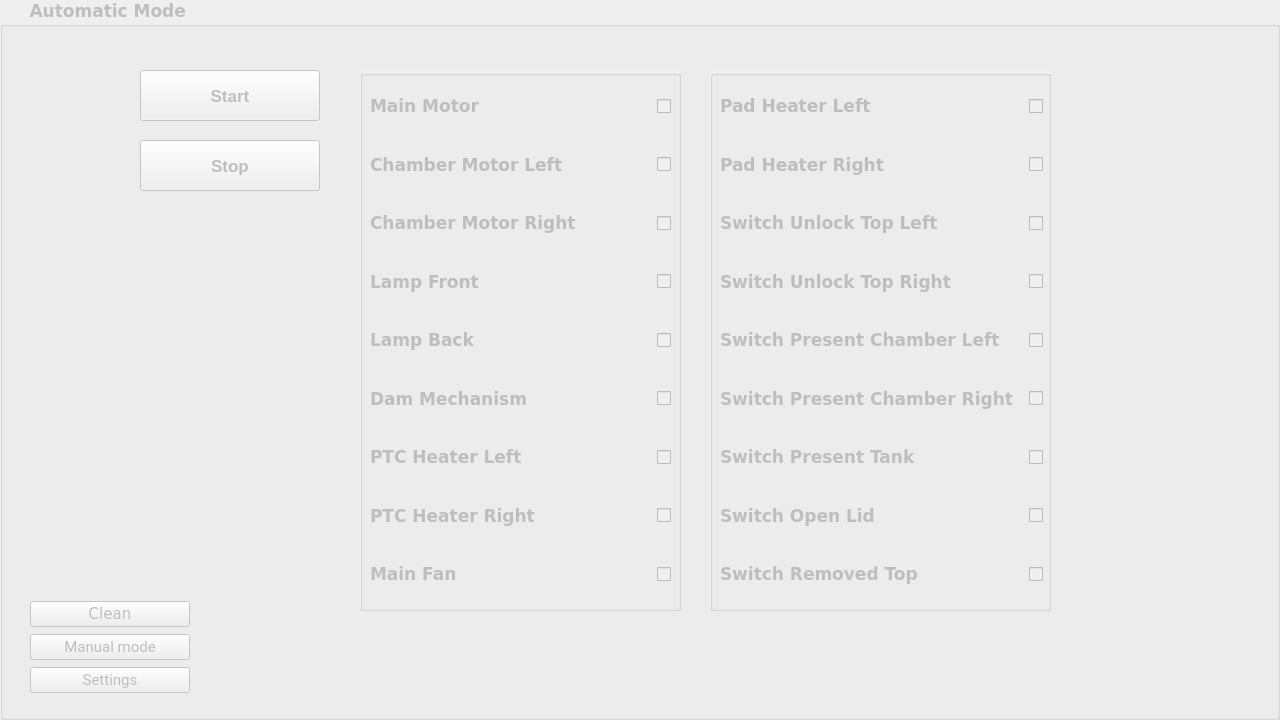
<?xml version="1.0" encoding="UTF-8"?>
<ui version="4.0">
 <class>Automatic</class>
 <widget class="QWidget" name="Automatic">
  <property name="geometry">
   <rect>
    <x>0</x>
    <y>0</y>
    <width>1280</width>
    <height>720</height>
   </rect>
  </property>
  <property name="windowTitle">
   <string>Form</string>
  </property>
  <widget class="QGroupBox" name="grBox_AutomaticMode">
   <property name="enabled">
    <bool>false</bool>
   </property>
   <property name="geometry">
    <rect>
     <x>0</x>
     <y>0</y>
     <width>1280</width>
     <height>720</height>
    </rect>
   </property>
   <property name="font">
    <font>
     <family>Verdana</family>
     <pointsize>13</pointsize>
     <weight>75</weight>
     <bold>true</bold>
     <kerning>true</kerning>
    </font>
   </property>
   <property name="autoFillBackground">
    <bool>true</bool>
   </property>
   <property name="title">
    <string>     Automatic Mode</string>
   </property>
   <property name="flat">
    <bool>true</bool>
   </property>
   <widget class="QGroupBox" name="grBox_Automatic1">
    <property name="geometry">
     <rect>
      <x>710</x>
      <y>70</y>
      <width>341</width>
      <height>541</height>
     </rect>
    </property>
    <property name="autoFillBackground">
     <bool>true</bool>
    </property>
    <property name="title">
     <string/>
    </property>
    <property name="flat">
     <bool>false</bool>
    </property>
    <property name="checkable">
     <bool>false</bool>
    </property>
    <widget class="QWidget" name="verticalLayoutWidget_3">
     <property name="geometry">
      <rect>
       <x>10</x>
       <y>10</y>
       <width>323</width>
       <height>521</height>
      </rect>
     </property>
     <layout class="QVBoxLayout" name="verticalLayout_Automatic1">
      <item>
       <layout class="QHBoxLayout" name="hLayout_PadHeaterLeft">
        <property name="spacing">
         <number>3</number>
        </property>
        <item>
         <widget class="QLabel" name="label_PadHeaterLeft">
          <property name="font">
           <font>
            <pointsize>13</pointsize>
            <weight>75</weight>
            <bold>true</bold>
           </font>
          </property>
          <property name="text">
           <string>Pad Heater Left</string>
          </property>
         </widget>
        </item>
        <item>
         <spacer name="verticalPadHeaterLeft">
          <property name="orientation">
           <enum>Qt::Vertical</enum>
          </property>
          <property name="sizeHint" stdset="0">
           <size>
            <width>10</width>
            <height>40</height>
           </size>
          </property>
         </spacer>
        </item>
        <item>
         <widget class="QCheckBox" name="checkBox_PadHeaterLeft">
          <property name="font">
           <font>
            <family>MS Shell Dlg 2</family>
            <pointsize>10</pointsize>
            <weight>50</weight>
            <italic>false</italic>
            <bold>false</bold>
            <underline>false</underline>
            <strikeout>false</strikeout>
            <kerning>true</kerning>
           </font>
          </property>
          <property name="layoutDirection">
           <enum>Qt::RightToLeft</enum>
          </property>
          <property name="text">
           <string/>
          </property>
         </widget>
        </item>
       </layout>
      </item>
      <item>
       <layout class="QHBoxLayout" name="hLayout_PadHeaterRight">
        <property name="spacing">
         <number>3</number>
        </property>
        <item>
         <widget class="QLabel" name="label_PadHeaterRight">
          <property name="font">
           <font>
            <pointsize>13</pointsize>
            <weight>75</weight>
            <bold>true</bold>
           </font>
          </property>
          <property name="text">
           <string>Pad Heater Right</string>
          </property>
         </widget>
        </item>
        <item>
         <spacer name="verticalPadHeaterRight">
          <property name="orientation">
           <enum>Qt::Vertical</enum>
          </property>
          <property name="sizeHint" stdset="0">
           <size>
            <width>10</width>
            <height>40</height>
           </size>
          </property>
         </spacer>
        </item>
        <item>
         <widget class="QCheckBox" name="checkBox_PadHeaterRight">
          <property name="font">
           <font>
            <family>MS Shell Dlg 2</family>
            <pointsize>10</pointsize>
            <weight>50</weight>
            <italic>false</italic>
            <bold>false</bold>
            <underline>false</underline>
            <strikeout>false</strikeout>
            <kerning>true</kerning>
           </font>
          </property>
          <property name="layoutDirection">
           <enum>Qt::RightToLeft</enum>
          </property>
          <property name="text">
           <string/>
          </property>
         </widget>
        </item>
       </layout>
      </item>
      <item>
       <layout class="QHBoxLayout" name="hLayout_SwitchUnlockTopLeft">
        <property name="spacing">
         <number>3</number>
        </property>
        <item>
         <widget class="QLabel" name="label_SwitchUnlockTopLeft">
          <property name="font">
           <font>
            <pointsize>13</pointsize>
            <weight>75</weight>
            <bold>true</bold>
           </font>
          </property>
          <property name="text">
           <string>Switch Unlock Top Left</string>
          </property>
         </widget>
        </item>
        <item>
         <spacer name="verticalSwitchUnlockTopLeft">
          <property name="orientation">
           <enum>Qt::Vertical</enum>
          </property>
          <property name="sizeHint" stdset="0">
           <size>
            <width>10</width>
            <height>40</height>
           </size>
          </property>
         </spacer>
        </item>
        <item>
         <widget class="QCheckBox" name="checkBox_SwitchUnlockTopLeft">
          <property name="font">
           <font>
            <family>MS Shell Dlg 2</family>
            <pointsize>10</pointsize>
            <weight>50</weight>
            <italic>false</italic>
            <bold>false</bold>
            <underline>false</underline>
            <strikeout>false</strikeout>
            <kerning>true</kerning>
           </font>
          </property>
          <property name="layoutDirection">
           <enum>Qt::RightToLeft</enum>
          </property>
          <property name="text">
           <string/>
          </property>
         </widget>
        </item>
       </layout>
      </item>
      <item>
       <layout class="QHBoxLayout" name="hLayout_SwitchUnlockTopRight">
        <property name="spacing">
         <number>3</number>
        </property>
        <item>
         <widget class="QLabel" name="label_SwitchUnlockTopRight">
          <property name="font">
           <font>
            <pointsize>13</pointsize>
            <weight>75</weight>
            <bold>true</bold>
           </font>
          </property>
          <property name="text">
           <string>Switch Unlock Top Right</string>
          </property>
         </widget>
        </item>
        <item>
         <spacer name="verticalUnlockTopRight">
          <property name="orientation">
           <enum>Qt::Vertical</enum>
          </property>
          <property name="sizeHint" stdset="0">
           <size>
            <width>10</width>
            <height>40</height>
           </size>
          </property>
         </spacer>
        </item>
        <item>
         <widget class="QCheckBox" name="checkBox_SwitchUnlockTopRight">
          <property name="font">
           <font>
            <family>MS Shell Dlg 2</family>
            <pointsize>10</pointsize>
            <weight>50</weight>
            <italic>false</italic>
            <bold>false</bold>
            <underline>false</underline>
            <strikeout>false</strikeout>
            <kerning>true</kerning>
           </font>
          </property>
          <property name="layoutDirection">
           <enum>Qt::RightToLeft</enum>
          </property>
          <property name="text">
           <string/>
          </property>
         </widget>
        </item>
       </layout>
      </item>
      <item>
       <layout class="QHBoxLayout" name="hLayout_SwitchPresentChamberLeft">
        <property name="spacing">
         <number>3</number>
        </property>
        <item>
         <widget class="QLabel" name="label_SwitchPresentChamberLeft">
          <property name="font">
           <font>
            <pointsize>13</pointsize>
            <weight>75</weight>
            <bold>true</bold>
           </font>
          </property>
          <property name="text">
           <string>Switch Present Chamber Left</string>
          </property>
         </widget>
        </item>
        <item>
         <spacer name="verticalSpacerSwitchPresentChamberLeft">
          <property name="orientation">
           <enum>Qt::Vertical</enum>
          </property>
          <property name="sizeHint" stdset="0">
           <size>
            <width>10</width>
            <height>40</height>
           </size>
          </property>
         </spacer>
        </item>
        <item>
         <widget class="QCheckBox" name="checkBox_SwitchPresentChamberLeft">
          <property name="sizeIncrement">
           <size>
            <width>0</width>
            <height>0</height>
           </size>
          </property>
          <property name="font">
           <font>
            <family>MS Shell Dlg 2</family>
            <pointsize>10</pointsize>
            <weight>50</weight>
            <italic>false</italic>
            <bold>false</bold>
            <underline>false</underline>
            <strikeout>false</strikeout>
            <kerning>true</kerning>
           </font>
          </property>
          <property name="layoutDirection">
           <enum>Qt::RightToLeft</enum>
          </property>
          <property name="text">
           <string/>
          </property>
         </widget>
        </item>
       </layout>
      </item>
      <item>
       <layout class="QHBoxLayout" name="hLayout_SwitchPresentChamberRigh">
        <property name="spacing">
         <number>3</number>
        </property>
        <item>
         <widget class="QLabel" name="label_SwitchPresentChamberRight">
          <property name="font">
           <font>
            <pointsize>13</pointsize>
            <weight>75</weight>
            <bold>true</bold>
           </font>
          </property>
          <property name="text">
           <string>Switch Present Chamber Right</string>
          </property>
         </widget>
        </item>
        <item>
         <spacer name="verticalSpacerSwitchPresentChamberRight">
          <property name="orientation">
           <enum>Qt::Vertical</enum>
          </property>
          <property name="sizeHint" stdset="0">
           <size>
            <width>10</width>
            <height>40</height>
           </size>
          </property>
         </spacer>
        </item>
        <item>
         <widget class="QCheckBox" name="checkBox_SwitchPresentChamberRight">
          <property name="font">
           <font>
            <family>MS Shell Dlg 2</family>
            <pointsize>10</pointsize>
            <weight>50</weight>
            <italic>false</italic>
            <bold>false</bold>
            <underline>false</underline>
            <strikeout>false</strikeout>
            <kerning>true</kerning>
           </font>
          </property>
          <property name="layoutDirection">
           <enum>Qt::RightToLeft</enum>
          </property>
          <property name="text">
           <string/>
          </property>
         </widget>
        </item>
       </layout>
      </item>
      <item>
       <layout class="QHBoxLayout" name="hLayout_SwitchPresentTank">
        <property name="spacing">
         <number>3</number>
        </property>
        <item>
         <widget class="QLabel" name="label_SwitchPresentTank">
          <property name="font">
           <font>
            <pointsize>13</pointsize>
            <weight>75</weight>
            <bold>true</bold>
           </font>
          </property>
          <property name="text">
           <string>Switch Present Tank</string>
          </property>
         </widget>
        </item>
        <item>
         <spacer name="verticalSwitchPresentTank">
          <property name="orientation">
           <enum>Qt::Vertical</enum>
          </property>
          <property name="sizeHint" stdset="0">
           <size>
            <width>10</width>
            <height>40</height>
           </size>
          </property>
         </spacer>
        </item>
        <item>
         <widget class="QCheckBox" name="checkBox_SwitchPresentTank">
          <property name="font">
           <font>
            <family>MS Shell Dlg 2</family>
            <pointsize>10</pointsize>
            <weight>50</weight>
            <italic>false</italic>
            <bold>false</bold>
            <underline>false</underline>
            <strikeout>false</strikeout>
            <kerning>true</kerning>
           </font>
          </property>
          <property name="layoutDirection">
           <enum>Qt::RightToLeft</enum>
          </property>
          <property name="text">
           <string/>
          </property>
         </widget>
        </item>
       </layout>
      </item>
      <item>
       <layout class="QHBoxLayout" name="hLayout_SwitchOpenLid">
        <property name="spacing">
         <number>3</number>
        </property>
        <item>
         <widget class="QLabel" name="label_SwitchOpenLid">
          <property name="font">
           <font>
            <pointsize>13</pointsize>
            <weight>75</weight>
            <bold>true</bold>
           </font>
          </property>
          <property name="text">
           <string>Switch Open Lid</string>
          </property>
         </widget>
        </item>
        <item>
         <spacer name="verticalSwitchOpenLid">
          <property name="orientation">
           <enum>Qt::Vertical</enum>
          </property>
          <property name="sizeHint" stdset="0">
           <size>
            <width>10</width>
            <height>40</height>
           </size>
          </property>
         </spacer>
        </item>
        <item>
         <widget class="QCheckBox" name="checkBox_SwitchOpenLid">
          <property name="font">
           <font>
            <family>MS Shell Dlg 2</family>
            <pointsize>10</pointsize>
            <weight>50</weight>
            <italic>false</italic>
            <bold>false</bold>
            <underline>false</underline>
            <strikeout>false</strikeout>
            <kerning>true</kerning>
           </font>
          </property>
          <property name="layoutDirection">
           <enum>Qt::RightToLeft</enum>
          </property>
          <property name="text">
           <string/>
          </property>
         </widget>
        </item>
       </layout>
      </item>
      <item>
       <layout class="QHBoxLayout" name="hLayout_SwitchRemovedTop">
        <property name="spacing">
         <number>3</number>
        </property>
        <item>
         <widget class="QLabel" name="label_SwitchRemovedTop">
          <property name="font">
           <font>
            <pointsize>13</pointsize>
            <weight>75</weight>
            <bold>true</bold>
           </font>
          </property>
          <property name="text">
           <string>Switch Removed Top</string>
          </property>
         </widget>
        </item>
        <item>
         <spacer name="verticalSwitchRemovedTop">
          <property name="orientation">
           <enum>Qt::Vertical</enum>
          </property>
          <property name="sizeHint" stdset="0">
           <size>
            <width>10</width>
            <height>40</height>
           </size>
          </property>
         </spacer>
        </item>
        <item>
         <widget class="QCheckBox" name="checkBox_SwitchRemovedTop">
          <property name="font">
           <font>
            <family>MS Shell Dlg 2</family>
            <pointsize>10</pointsize>
            <weight>50</weight>
            <italic>false</italic>
            <bold>false</bold>
            <underline>false</underline>
            <strikeout>false</strikeout>
            <kerning>true</kerning>
           </font>
          </property>
          <property name="layoutDirection">
           <enum>Qt::RightToLeft</enum>
          </property>
          <property name="text">
           <string/>
          </property>
         </widget>
        </item>
       </layout>
      </item>
     </layout>
    </widget>
   </widget>
   <widget class="QGroupBox" name="grBox_Automatic2">
    <property name="geometry">
     <rect>
      <x>360</x>
      <y>70</y>
      <width>321</width>
      <height>541</height>
     </rect>
    </property>
    <property name="autoFillBackground">
     <bool>true</bool>
    </property>
    <property name="title">
     <string/>
    </property>
    <property name="flat">
     <bool>false</bool>
    </property>
    <property name="checkable">
     <bool>false</bool>
    </property>
    <widget class="QWidget" name="verticalLayoutWidget_4">
     <property name="geometry">
      <rect>
       <x>10</x>
       <y>10</y>
       <width>301</width>
       <height>521</height>
      </rect>
     </property>
     <layout class="QVBoxLayout" name="verticalLayout_Automatic2">
      <item>
       <layout class="QHBoxLayout" name="hLayout_MainMotor">
        <property name="spacing">
         <number>3</number>
        </property>
        <item>
         <widget class="QLabel" name="label_MainMotor">
          <property name="font">
           <font>
            <pointsize>13</pointsize>
            <weight>75</weight>
            <bold>true</bold>
           </font>
          </property>
          <property name="text">
           <string>Main Motor</string>
          </property>
         </widget>
        </item>
        <item>
         <spacer name="verticalMainMotor">
          <property name="orientation">
           <enum>Qt::Vertical</enum>
          </property>
          <property name="sizeHint" stdset="0">
           <size>
            <width>10</width>
            <height>40</height>
           </size>
          </property>
         </spacer>
        </item>
        <item>
         <widget class="QCheckBox" name="checkBox_MainMotor">
          <property name="font">
           <font>
            <family>MS Shell Dlg 2</family>
            <pointsize>10</pointsize>
            <weight>50</weight>
            <italic>false</italic>
            <bold>false</bold>
            <underline>false</underline>
            <strikeout>false</strikeout>
            <kerning>true</kerning>
           </font>
          </property>
          <property name="layoutDirection">
           <enum>Qt::RightToLeft</enum>
          </property>
          <property name="text">
           <string/>
          </property>
         </widget>
        </item>
       </layout>
      </item>
      <item>
       <layout class="QHBoxLayout" name="hLayout_ChamberMotorLeft">
        <property name="spacing">
         <number>3</number>
        </property>
        <item>
         <widget class="QLabel" name="label_ChamberMotorLeft">
          <property name="font">
           <font>
            <pointsize>13</pointsize>
            <weight>75</weight>
            <bold>true</bold>
           </font>
          </property>
          <property name="text">
           <string>Chamber Motor Left</string>
          </property>
         </widget>
        </item>
        <item>
         <spacer name="verticalChamberMotorLeft">
          <property name="orientation">
           <enum>Qt::Vertical</enum>
          </property>
          <property name="sizeHint" stdset="0">
           <size>
            <width>10</width>
            <height>40</height>
           </size>
          </property>
         </spacer>
        </item>
        <item>
         <widget class="QCheckBox" name="checkBox_ChamberMotorLeft">
          <property name="font">
           <font>
            <family>MS Shell Dlg 2</family>
            <pointsize>10</pointsize>
            <weight>50</weight>
            <italic>false</italic>
            <bold>false</bold>
            <underline>false</underline>
            <strikeout>false</strikeout>
            <kerning>true</kerning>
           </font>
          </property>
          <property name="layoutDirection">
           <enum>Qt::RightToLeft</enum>
          </property>
          <property name="text">
           <string/>
          </property>
         </widget>
        </item>
       </layout>
      </item>
      <item>
       <layout class="QHBoxLayout" name="hLayout_ChamberMotorRight">
        <property name="spacing">
         <number>3</number>
        </property>
        <item>
         <widget class="QLabel" name="label_ChamberMotorRight">
          <property name="font">
           <font>
            <pointsize>13</pointsize>
            <weight>75</weight>
            <bold>true</bold>
           </font>
          </property>
          <property name="text">
           <string>Chamber Motor Right</string>
          </property>
         </widget>
        </item>
        <item>
         <spacer name="verticalSpacerChamberMotorRight">
          <property name="orientation">
           <enum>Qt::Vertical</enum>
          </property>
          <property name="sizeHint" stdset="0">
           <size>
            <width>10</width>
            <height>40</height>
           </size>
          </property>
         </spacer>
        </item>
        <item>
         <widget class="QCheckBox" name="checkBox_ChamberMotorRight">
          <property name="sizeIncrement">
           <size>
            <width>0</width>
            <height>0</height>
           </size>
          </property>
          <property name="font">
           <font>
            <family>MS Shell Dlg 2</family>
            <pointsize>10</pointsize>
            <weight>50</weight>
            <italic>false</italic>
            <bold>false</bold>
            <underline>false</underline>
            <strikeout>false</strikeout>
            <kerning>true</kerning>
           </font>
          </property>
          <property name="layoutDirection">
           <enum>Qt::RightToLeft</enum>
          </property>
          <property name="text">
           <string/>
          </property>
         </widget>
        </item>
       </layout>
      </item>
      <item>
       <layout class="QHBoxLayout" name="hLayout_LampFront">
        <property name="spacing">
         <number>3</number>
        </property>
        <item>
         <widget class="QLabel" name="label_LampFront">
          <property name="font">
           <font>
            <pointsize>13</pointsize>
            <weight>75</weight>
            <bold>true</bold>
           </font>
          </property>
          <property name="text">
           <string>Lamp Front</string>
          </property>
         </widget>
        </item>
        <item>
         <spacer name="verticalSpacerLampFront">
          <property name="orientation">
           <enum>Qt::Vertical</enum>
          </property>
          <property name="sizeHint" stdset="0">
           <size>
            <width>10</width>
            <height>40</height>
           </size>
          </property>
         </spacer>
        </item>
        <item>
         <widget class="QCheckBox" name="checkBox_LampFront">
          <property name="font">
           <font>
            <family>MS Shell Dlg 2</family>
            <pointsize>10</pointsize>
            <weight>50</weight>
            <italic>false</italic>
            <bold>false</bold>
            <underline>false</underline>
            <strikeout>false</strikeout>
            <kerning>true</kerning>
           </font>
          </property>
          <property name="layoutDirection">
           <enum>Qt::RightToLeft</enum>
          </property>
          <property name="text">
           <string/>
          </property>
         </widget>
        </item>
       </layout>
      </item>
      <item>
       <layout class="QHBoxLayout" name="hLayout_LampBack">
        <property name="spacing">
         <number>3</number>
        </property>
        <item>
         <widget class="QLabel" name="label_LampBack">
          <property name="font">
           <font>
            <pointsize>13</pointsize>
            <weight>75</weight>
            <bold>true</bold>
           </font>
          </property>
          <property name="text">
           <string>Lamp Back</string>
          </property>
         </widget>
        </item>
        <item>
         <spacer name="verticalLampBack">
          <property name="orientation">
           <enum>Qt::Vertical</enum>
          </property>
          <property name="sizeHint" stdset="0">
           <size>
            <width>10</width>
            <height>40</height>
           </size>
          </property>
         </spacer>
        </item>
        <item>
         <widget class="QCheckBox" name="checkBox_LampBack">
          <property name="font">
           <font>
            <family>MS Shell Dlg 2</family>
            <pointsize>10</pointsize>
            <weight>50</weight>
            <italic>false</italic>
            <bold>false</bold>
            <underline>false</underline>
            <strikeout>false</strikeout>
            <kerning>true</kerning>
           </font>
          </property>
          <property name="layoutDirection">
           <enum>Qt::RightToLeft</enum>
          </property>
          <property name="text">
           <string/>
          </property>
         </widget>
        </item>
       </layout>
      </item>
      <item>
       <layout class="QHBoxLayout" name="hLayout_DamMechanism">
        <property name="spacing">
         <number>3</number>
        </property>
        <item>
         <widget class="QLabel" name="label_DamMechanism">
          <property name="font">
           <font>
            <pointsize>13</pointsize>
            <weight>75</weight>
            <bold>true</bold>
           </font>
          </property>
          <property name="text">
           <string>Dam Mechanism</string>
          </property>
         </widget>
        </item>
        <item>
         <spacer name="verticalDamMechanism">
          <property name="orientation">
           <enum>Qt::Vertical</enum>
          </property>
          <property name="sizeHint" stdset="0">
           <size>
            <width>10</width>
            <height>40</height>
           </size>
          </property>
         </spacer>
        </item>
        <item>
         <widget class="QCheckBox" name="checkBox_DamMechanism">
          <property name="font">
           <font>
            <family>MS Shell Dlg 2</family>
            <pointsize>10</pointsize>
            <weight>50</weight>
            <italic>false</italic>
            <bold>false</bold>
            <underline>false</underline>
            <strikeout>false</strikeout>
            <kerning>true</kerning>
           </font>
          </property>
          <property name="layoutDirection">
           <enum>Qt::RightToLeft</enum>
          </property>
          <property name="text">
           <string/>
          </property>
         </widget>
        </item>
       </layout>
      </item>
      <item>
       <layout class="QHBoxLayout" name="hLayout_PTCHeaterLeft">
        <property name="spacing">
         <number>3</number>
        </property>
        <item>
         <widget class="QLabel" name="label_PTCHeaterLeft">
          <property name="font">
           <font>
            <pointsize>13</pointsize>
            <weight>75</weight>
            <bold>true</bold>
           </font>
          </property>
          <property name="text">
           <string>PTC Heater Left</string>
          </property>
         </widget>
        </item>
        <item>
         <spacer name="verticalPTCHeaterLeft">
          <property name="orientation">
           <enum>Qt::Vertical</enum>
          </property>
          <property name="sizeHint" stdset="0">
           <size>
            <width>10</width>
            <height>40</height>
           </size>
          </property>
         </spacer>
        </item>
        <item>
         <widget class="QCheckBox" name="checkBox_PTCHeaterLeft">
          <property name="font">
           <font>
            <family>MS Shell Dlg 2</family>
            <pointsize>10</pointsize>
            <weight>50</weight>
            <italic>false</italic>
            <bold>false</bold>
            <underline>false</underline>
            <strikeout>false</strikeout>
            <kerning>true</kerning>
           </font>
          </property>
          <property name="layoutDirection">
           <enum>Qt::RightToLeft</enum>
          </property>
          <property name="text">
           <string/>
          </property>
         </widget>
        </item>
       </layout>
      </item>
      <item>
       <layout class="QHBoxLayout" name="hLayout_PTCHeaterRight">
        <property name="spacing">
         <number>3</number>
        </property>
        <item>
         <widget class="QLabel" name="label_PTCHeaterRight">
          <property name="font">
           <font>
            <pointsize>13</pointsize>
            <weight>75</weight>
            <bold>true</bold>
           </font>
          </property>
          <property name="text">
           <string>PTC Heater Right</string>
          </property>
         </widget>
        </item>
        <item>
         <spacer name="verticalPTCHeaterRight">
          <property name="orientation">
           <enum>Qt::Vertical</enum>
          </property>
          <property name="sizeHint" stdset="0">
           <size>
            <width>10</width>
            <height>40</height>
           </size>
          </property>
         </spacer>
        </item>
        <item>
         <widget class="QCheckBox" name="checkBox_PTCHeaterRight">
          <property name="font">
           <font>
            <family>MS Shell Dlg 2</family>
            <pointsize>10</pointsize>
            <weight>50</weight>
            <italic>false</italic>
            <bold>false</bold>
            <underline>false</underline>
            <strikeout>false</strikeout>
            <kerning>true</kerning>
           </font>
          </property>
          <property name="layoutDirection">
           <enum>Qt::RightToLeft</enum>
          </property>
          <property name="text">
           <string/>
          </property>
         </widget>
        </item>
       </layout>
      </item>
      <item>
       <layout class="QHBoxLayout" name="hLayout_MainFan">
        <property name="spacing">
         <number>3</number>
        </property>
        <item>
         <widget class="QLabel" name="label_MainFan">
          <property name="font">
           <font>
            <pointsize>13</pointsize>
            <weight>75</weight>
            <bold>true</bold>
           </font>
          </property>
          <property name="text">
           <string>Main Fan</string>
          </property>
         </widget>
        </item>
        <item>
         <spacer name="verticalMainFan">
          <property name="orientation">
           <enum>Qt::Vertical</enum>
          </property>
          <property name="sizeHint" stdset="0">
           <size>
            <width>10</width>
            <height>40</height>
           </size>
          </property>
         </spacer>
        </item>
        <item>
         <widget class="QCheckBox" name="checkBox_MainFan">
          <property name="font">
           <font>
            <family>MS Shell Dlg 2</family>
            <pointsize>10</pointsize>
            <weight>50</weight>
            <italic>false</italic>
            <bold>false</bold>
            <underline>false</underline>
            <strikeout>false</strikeout>
            <kerning>true</kerning>
           </font>
          </property>
          <property name="layoutDirection">
           <enum>Qt::RightToLeft</enum>
          </property>
          <property name="text">
           <string/>
          </property>
         </widget>
        </item>
       </layout>
      </item>
     </layout>
    </widget>
   </widget>
   <widget class="QPushButton" name="btn_AutomaticStart">
    <property name="geometry">
     <rect>
      <x>140</x>
      <y>70</y>
      <width>180</width>
      <height>51</height>
     </rect>
    </property>
    <property name="baseSize">
     <size>
      <width>150</width>
      <height>50</height>
     </size>
    </property>
    <property name="font">
     <font>
      <family>MS Shell Dlg 2</family>
      <pointsize>13</pointsize>
      <weight>75</weight>
      <bold>true</bold>
      <kerning>true</kerning>
     </font>
    </property>
    <property name="text">
     <string>Start</string>
    </property>
   </widget>
   <widget class="QPushButton" name="btn_AutomaticStop">
    <property name="geometry">
     <rect>
      <x>140</x>
      <y>140</y>
      <width>180</width>
      <height>51</height>
     </rect>
    </property>
    <property name="baseSize">
     <size>
      <width>150</width>
      <height>50</height>
     </size>
    </property>
    <property name="font">
     <font>
      <family>MS Shell Dlg 2</family>
      <pointsize>13</pointsize>
      <weight>75</weight>
      <bold>true</bold>
      <kerning>true</kerning>
     </font>
    </property>
    <property name="text">
     <string>Stop</string>
    </property>
   </widget>
   <widget class="QWidget" name="verticalLayoutWidget">
    <property name="geometry">
     <rect>
      <x>30</x>
      <y>600</y>
      <width>160</width>
      <height>95</height>
     </rect>
    </property>
    <layout class="QVBoxLayout" name="verticalLayout">
     <item>
      <widget class="QPushButton" name="btn_CleanAutomatic">
       <property name="font">
        <font>
         <pointsize>11</pointsize>
         <weight>50</weight>
         <bold>false</bold>
        </font>
       </property>
       <property name="text">
        <string>Clean</string>
       </property>
      </widget>
     </item>
     <item>
      <widget class="QPushButton" name="btn_ManualAutomatic">
       <property name="baseSize">
        <size>
         <width>150</width>
         <height>50</height>
        </size>
       </property>
       <property name="font">
        <font>
         <family>Roboto</family>
         <pointsize>11</pointsize>
         <weight>50</weight>
         <bold>false</bold>
         <kerning>true</kerning>
        </font>
       </property>
       <property name="text">
        <string>Manual mode</string>
       </property>
      </widget>
     </item>
     <item>
      <widget class="QPushButton" name="btn_SettingsAutomatic">
       <property name="baseSize">
        <size>
         <width>150</width>
         <height>50</height>
        </size>
       </property>
       <property name="font">
        <font>
         <family>Roboto</family>
         <pointsize>11</pointsize>
         <weight>50</weight>
         <bold>false</bold>
         <kerning>true</kerning>
        </font>
       </property>
       <property name="text">
        <string>Settings</string>
       </property>
      </widget>
     </item>
    </layout>
   </widget>
  </widget>
 </widget>
 <resources/>
 <connections/>
</ui>
